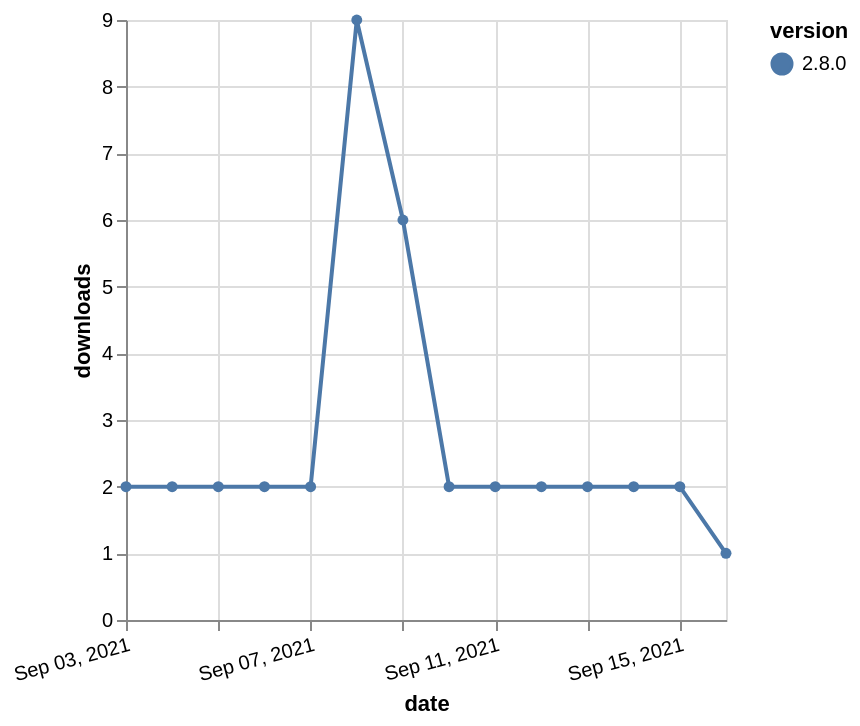

Source (Vega-Lite JSON):
### Vega-Lite specification from a JSON file in a GitHub repository (floating-point values rounded to 4 significant figures)
{"$schema": "https://vega.github.io/schema/vega-lite/v5.json", "description": "A simple bar chart with embedded data.", "data": {"values": [{"date": "2021-09-03", "total": 6039, "delta": 2, "version": "2.8.0"}, {"date": "2021-09-04", "total": 6041, "delta": 2, "version": "2.8.0"}, {"date": "2021-09-05", "total": 6043, "delta": 2, "version": "2.8.0"}, {"date": "2021-09-06", "total": 6045, "delta": 2, "version": "2.8.0"}, {"date": "2021-09-07", "total": 6047, "delta": 2, "version": "2.8.0"}, {"date": "2021-09-08", "total": 6056, "delta": 9, "version": "2.8.0"}, {"date": "2021-09-09", "total": 6062, "delta": 6, "version": "2.8.0"}, {"date": "2021-09-10", "total": 6064, "delta": 2, "version": "2.8.0"}, {"date": "2021-09-11", "total": 6066, "delta": 2, "version": "2.8.0"}, {"date": "2021-09-12", "total": 6068, "delta": 2, "version": "2.8.0"}, {"date": "2021-09-13", "total": 6070, "delta": 2, "version": "2.8.0"}, {"date": "2021-09-14", "total": 6072, "delta": 2, "version": "2.8.0"}, {"date": "2021-09-15", "total": 6074, "delta": 2, "version": "2.8.0"}, {"date": "2021-09-16", "total": 6075, "delta": 1, "version": "2.8.0"}]}, "width": "container", "mark": {"type": "line", "point": {"filled": true}}, "encoding": {"x": {"field": "date", "type": "temporal", "timeUnit": "yearmonthdate", "title": "date", "axis": {"labelAngle": -15}}, "y": {"field": "delta", "type": "quantitative", "title": "downloads"}, "color": {"field": "version", "type": "nominal"}, "tooltip": {"field": "delta"}}}
